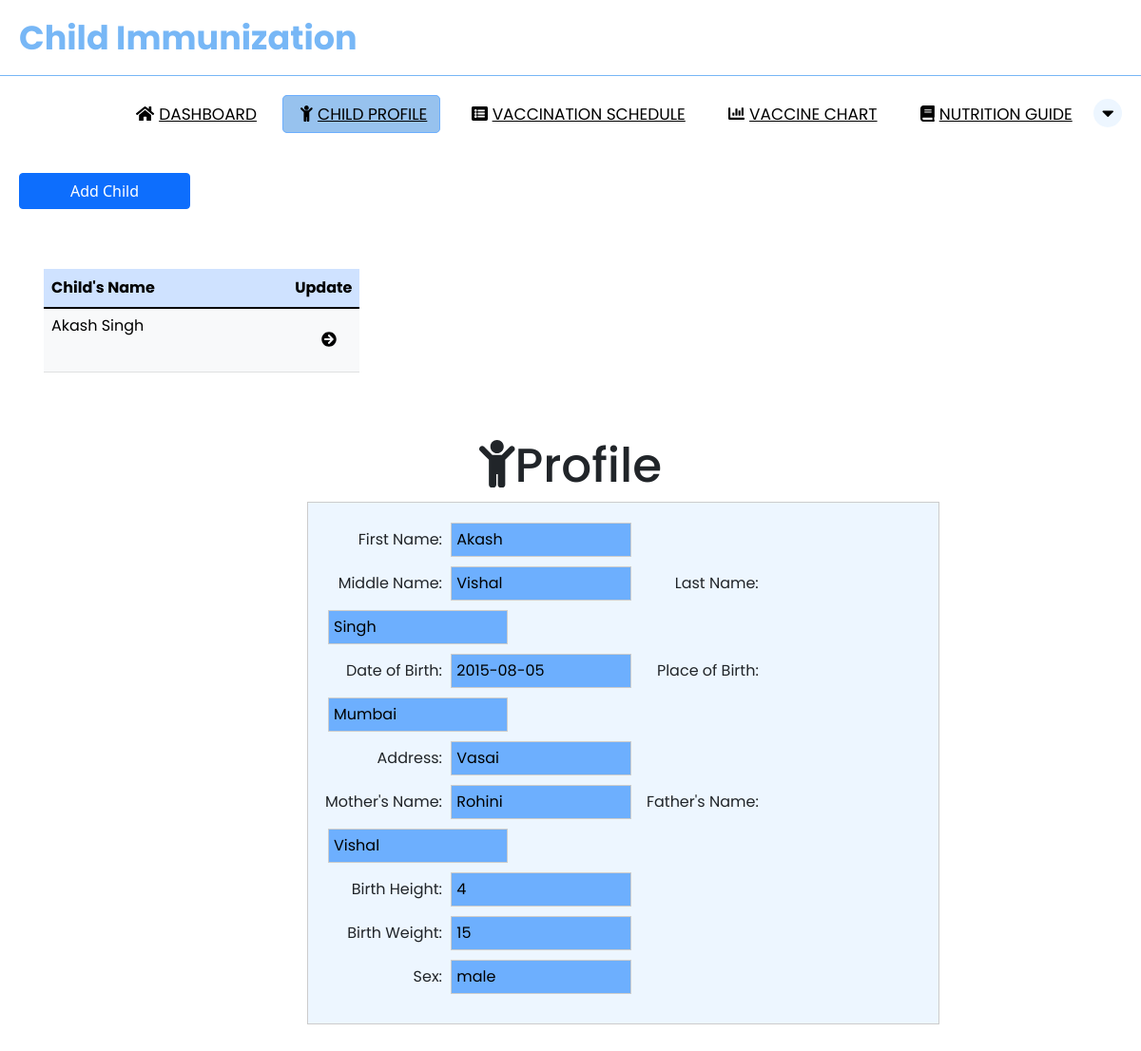
Before: /parent_child.php (signed in) with the older database file.
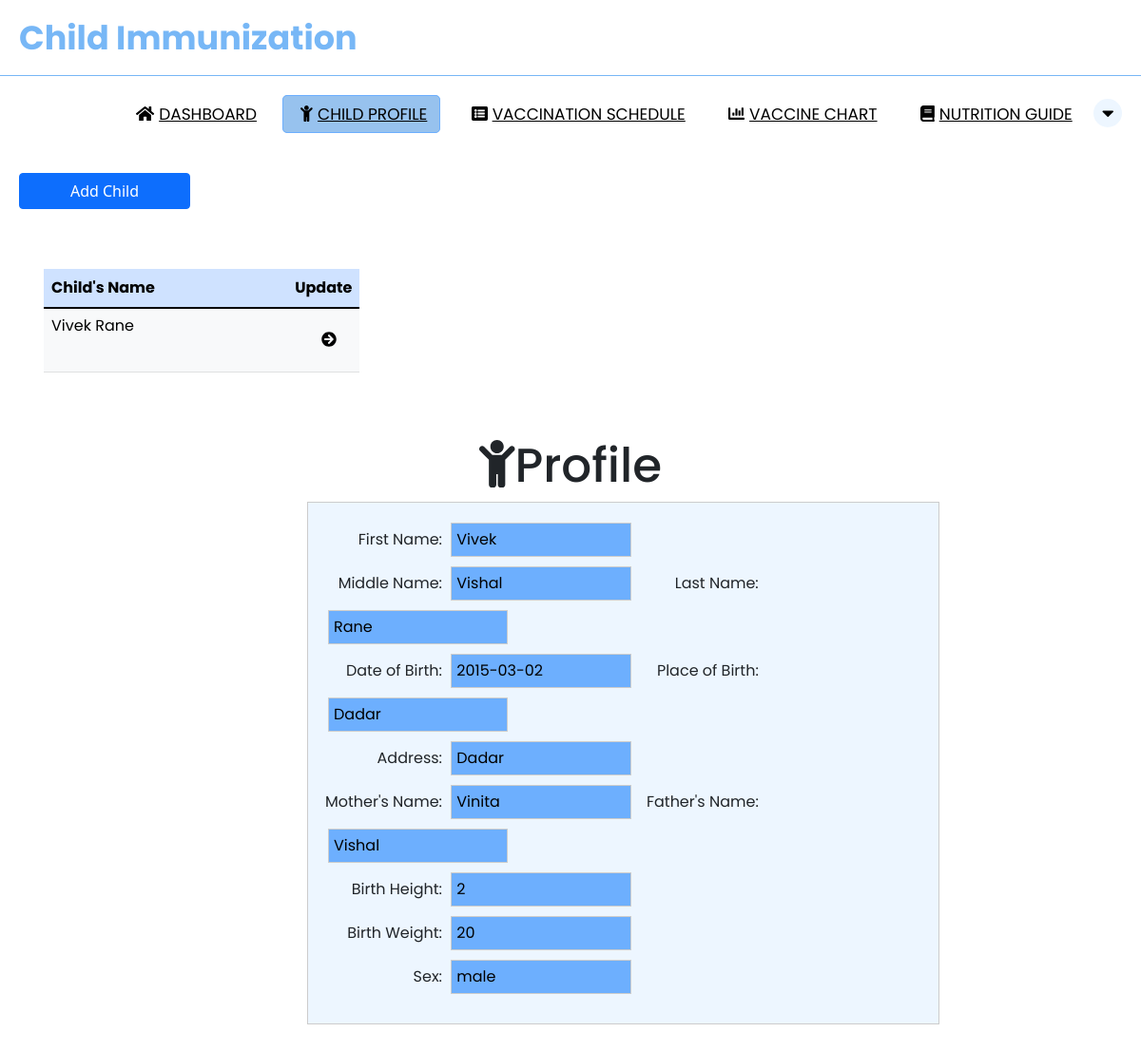
After: the same page with the newer database file.
### tables this page shows
CREATE TABLE `child_tbl` (
  `child_id` int(11) NOT NULL,
  `parent_id` int(11) NOT NULL,
  `firstname` varchar(50) NOT NULL,
  `lastname` varchar(50) NOT NULL,
  `middlename` varchar(50) NOT NULL,
  `dateofbirth` date NOT NULL,
  `placeofbirth` varchar(100) NOT NULL,
  `address` varchar(50) NOT NULL,
  `fathername` varchar(50) NOT NULL,
  `mothername` varchar(50) NOT NULL,
  `birthheight` int(11) NOT NULL,
  `birthweight` int(11) NOT NULL,
  `sex` varchar(50) NOT NULL
);

### PHP/functions.php (called while the page is built, shortened)
<?php
function check_login($con)
{
    if (isset($_SESSION['parent_id'])) {
        $parent_id = $_SESSION['parent_id'];
        $query = "SELECT * FROM parent_tbl where parent_id = '$parent_id' limit 1";
        $result = mysqli_query($con, $query);
        if ($result && mysqli_num_rows($result) > 0) {
            $user_data = mysqli_fetch_assoc($result);
            return $user_data;
        }
    }
}

### parent_child.php (the view, shortened to what this page needs)
<?php
include "PHP/connection.php";
include "PHP/functions.php";
$user_data = check_login($con);
$parent_id = $user_data['parent_id'];
?>
<!DOCTYPE html>
<html lang="en">
<head>
    <link rel="stylesheet" href="https://cdnjs.cloudflare.com/ajax/libs/font-awesome/4.7.0/css/font-awesome.min.css">
    <link href="https://cdn.jsdelivr.net/npm/bootstrap@5.1.3/dist/css/bootstrap.min.css" rel="stylesheet">
    <link rel="stylesheet" href="CSS/parent_child.css">
</head>
<body>
<nav>
  <label class="logo">Child Immunization</label>
  <ul>
    <li><a href="parent_index.php"><i class="fas fa-home" id="icon"></i>Dashboard</a></li>
    <li><a href="parent_child.php" class="active"><i class="fas fa-child"  id="icon"></i>Child Profile</a></li>
    <li><a href="parent_vaccine_schedule.php"><i class="fas fa-list-alt"  id="icon"></i>Vaccination Schedule</a></li>
    <li><a href="parent_chart.php"><i class="fa fa-chart-bar"  id="icon"></i>Vaccine Chart</a></li>
    <li><a href="parent_guide.php"><i class="fas fa-book"  id="icon"></i>Nutrition Guide</a></li>
    <div class="dropdown">
      <button class="dropbtn"><i class="fa fa-caret-down"></i></button>
    </div>
  </ul>
</nav>
<button type="button" class="btn btn-primary" data-bs-toggle="modal" data-bs-target="#addUser">
Add Child
</button>
<div class="container">
  </div>
<div class="container">
    <table id="example" class="table table-primary table-hover" style="width:30%;">
        <thead>
            <tr>
              <th>Child's Name</th>
              <th style="width: 10%">Update</th>
            </tr>
        </thead>
        <tbody class="table table-light" style="line-height: 20px">
            <?php
            $sql = "SELECT * FROM child_tbl where parent_id='$parent_id'";
            $stmt = $con->prepare($sql);
            $stmt->execute();
            $result = $stmt->get_result();
            while ($row = $result->fetch_assoc()) { ?>
            <tr>
                <td><?php echo $row['firstname'] . "  " . $row['lastname']; ?></td>
                <td><button id="id-<?php echo $row['child_id']; ?>" type="button" class="btn btn-primary editbtn" style="color: black; border: none">
                <i class="fa fa-arrow-circle-right"></i>
                </button></td>
            </tr>
            <?php }
            ?>
        </tbody>
    </table>
</div>
<div class="container">
<h2><i class="fa fa-child"></i>Profile</h2>
<?php
$sql = "SELECT * FROM child_tbl where parent_id='$parent_id'";
$stmt = $con->prepare($sql);
$stmt->execute();
$result = $stmt->get_result();
$child_ids = [];
while ($row = $result->fetch_assoc()) {
    $child_ids[] = $row['child_id'];
}
foreach ($child_ids as $value) {
    $sql = "SELECT * FROM child_tbl where child_id='$value'";
    $stmt = $con->prepare($sql);
    $stmt->execute();
    $result = $stmt->get_result();
    while ($row = mysqli_fetch_assoc($result)) { ?>
<form class="form-inline-1" action="/action_page.php"  style="border:1px solid #ccc">
<div class="container">
    <label class="label">First Name:</label>
    <input type="text" value=<?php if (isset($row['firstname'])) {
        echo $row['firstname'];
    } ?>>
<br>
    <label class="label">Middle Name:</label>
    <input type="text" value=<?php if (isset($row['middlename'])) {
        echo $row['middlename'];
    } ?>>
    <label class="label">Last Name:</label>
    <input type="text" value=<?php if (isset($row['lastname'])) {
        echo $row['lastname'];
    } ?>>
<br>
    <label class="label">Date of Birth:</label>
    <input type="text" value=<?php if (isset($row['dateofbirth'])) {
        echo $row['dateofbirth'];
    } ?>>
    <label for="pwd" class="label">Place of Birth:</label>
    <input type="text" value=<?php if (isset($row['placeofbirth'])) {
        echo $row['placeofbirth'];
    } ?>>
<br>
    <label class="label">Address:</label>
    <input type="text" value=<?php if (isset($row['address'])) {
        echo $row['address'];
    } ?>>
<br>
    <label class="label">Mother's Name:</label>
    <input type="text" value=<?php if (isset($row['mothername'])) {
        echo $row['mothername'];
    } ?>>
    <label for="pwd" class="label">Father's Name:</label>
    <input type="text" value=<?php if (isset($row['fathername'])) {
        echo $row['fathername'];
    } ?>>
<br>
    <label class="label">Birth Height:</label>
    <input type="text" value=<?php if (isset($row['birthheight'])) {
        echo $row['birthheight'];
    } ?>>
<br>
    <label for="pwd" class="label"> Birth Weight:</label>
    <input type="text" value=<?php if (isset($row['birthweight'])) {
        echo $row['birthweight'];
    } ?>>
<br>
    <label  class="label">Sex:</label>
    <input type="text" value=<?php if (isset($row['sex'])) {
        echo $row['sex'];
    } ?>>
    </div>
    </div>
<br>
<?php }
}
?>
</body>
</html>

### CSS/parent_child.css (style rules this page uses)
* { padding: 0; margin: 0; text-decoration: none; list-style: none; box-sizing: border-box; font-family: 'Poppins' , sans-serif; }
nav { background: #ffffff; height: 80px; width: 100%; border-bottom: 1px solid #77b7f6; }
.logo { color: #000000; font-size: 35px; line-height: 80px; padding: 0 20px; font-weight: bold; }
nav ul { float: right; margin-right: 20px; }
nav ul li { display: inline-block; line-height: 80px; margin: 0 5px; }
nav ul li a { color: #000000; font-size: 17px; padding: 7px 13px; border-radius: 5px; text-transform: uppercase; }
#icon { display: inline-block; text-align: center; margin: 0 5px; }
a.active, a:hover { background:#97c2ee; border: 1px solid #6daffe; transition: .3s; }
.dropbtn { border-radius: 50%; background-color: #edf6ff; width: 30px; margin-top: 20px; color: #000000; padding: 0; font-size: 20px; border: none; cursor: pointer; }
.dropdown { position: relative; display: inline-block; }
.form-inline-1 { margin-left: 25%; margin-top: 5px; width: 60%; background-color: #edf6ff; }
h2 { font-size: 50px; margin-top: 10px; text-align: center; }
input[type=text] { padding: 5px; margin: 5px; display: inline-block; border: 1px solid #ccc; box-sizing: border-box; justify-content: center; align-items: center; background-color: #6daffe; width: 30%; }
.container { margin-bottom: 10px; align-items: center; }
.label { display: inline-block; width: 125px; text-align: right; }
button { background-color: #6daffe; color: white; padding: 5px 10px; margin: 5px 0; cursor: pointer; }
.btn { margin-left: 20px; width: 15%; }
.container { padding: 16px; }

Changed rows visible on the page:
removed child_tbl: firstname "Akash", lastname "Singh", middlename "Vishal", dateofbirth "2015-08-05", placeofbirth "Mumbai", address "Vasai", mothername "Rohini", fathername "Vishal", birthheight "4", birthweight "15", sex "male"
added child_tbl: firstname "Vivek", lastname "Rane", middlename "Vishal", dateofbirth "2015-03-02", placeofbirth "Dadar", address "Dadar", mothername "Vinita", fathername "Vishal", birthheight "2", birthweight "20", sex "male"
